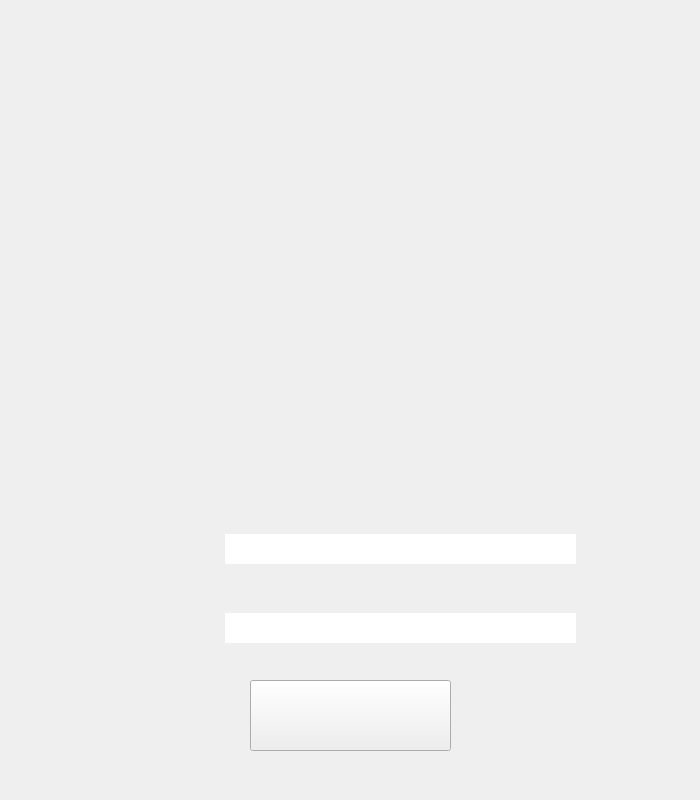
<?xml version="1.0" encoding="UTF-8"?>
<ui version="4.0">
 <class>registration</class>
 <widget class="QDialog" name="registration">
  <property name="geometry">
   <rect>
    <x>0</x>
    <y>0</y>
    <width>700</width>
    <height>800</height>
   </rect>
  </property>
  <property name="windowTitle">
   <string>Dialog</string>
  </property>
  <widget class="QLabel" name="label">
   <property name="geometry">
    <rect>
     <x>-340</x>
     <y>10</y>
     <width>1291</width>
     <height>881</height>
    </rect>
   </property>
   <property name="text">
    <string/>
   </property>
   <property name="pixmap">
    <pixmap resource="resources.qrc">:/resources/img/map.png</pixmap>
   </property>
  </widget>
  <widget class="QLineEdit" name="login">
   <property name="enabled">
    <bool>true</bool>
   </property>
   <property name="geometry">
    <rect>
     <x>225</x>
     <y>534</y>
     <width>351</width>
     <height>30</height>
    </rect>
   </property>
   <property name="font">
    <font>
     <family>Corbel</family>
     <pointsize>18</pointsize>
    </font>
   </property>
   <property name="frame">
    <bool>false</bool>
   </property>
  </widget>
  <widget class="QLineEdit" name="pass">
   <property name="geometry">
    <rect>
     <x>225</x>
     <y>613</y>
     <width>351</width>
     <height>30</height>
    </rect>
   </property>
   <property name="font">
    <font>
     <family>Corbel</family>
     <pointsize>18</pointsize>
    </font>
   </property>
   <property name="frame">
    <bool>false</bool>
   </property>
  </widget>
  <widget class="QPushButton" name="pushButton">
   <property name="geometry">
    <rect>
     <x>250</x>
     <y>680</y>
     <width>201</width>
     <height>71</height>
    </rect>
   </property>
   <property name="font">
    <font>
     <family>Lucida Console</family>
     <pointsize>20</pointsize>
    </font>
   </property>
   <property name="styleSheet">
    <string notr="true">border-image: url(:/resources/img/Group 11 (2).png);</string>
   </property>
   <property name="text">
    <string/>
   </property>
   <property name="icon">
    <iconset theme="accessories-text-editor">
     <normaloff>.</normaloff>.</iconset>
   </property>
   <property name="checkable">
    <bool>false</bool>
   </property>
   <property name="autoRepeat">
    <bool>false</bool>
   </property>
   <property name="autoExclusive">
    <bool>false</bool>
   </property>
   <property name="autoDefault">
    <bool>false</bool>
   </property>
   <property name="default">
    <bool>false</bool>
   </property>
   <property name="flat">
    <bool>false</bool>
   </property>
  </widget>
  <widget class="QLabel" name="label_19">
   <property name="geometry">
    <rect>
     <x>130</x>
     <y>510</y>
     <width>81</width>
     <height>81</height>
    </rect>
   </property>
   <property name="text">
    <string/>
   </property>
   <property name="pixmap">
    <pixmap resource="resources.qrc">:/resources/img/Group 43.png</pixmap>
   </property>
  </widget>
  <widget class="QLabel" name="label_20">
   <property name="geometry">
    <rect>
     <x>130</x>
     <y>590</y>
     <width>81</width>
     <height>81</height>
    </rect>
   </property>
   <property name="text">
    <string/>
   </property>
   <property name="pixmap">
    <pixmap resource="resources.qrc">:/resources/img/Group 39 (1).png</pixmap>
   </property>
  </widget>
  <widget class="QLabel" name="label_21">
   <property name="geometry">
    <rect>
     <x>211</x>
     <y>521</y>
     <width>508</width>
     <height>65</height>
    </rect>
   </property>
   <property name="text">
    <string/>
   </property>
   <property name="pixmap">
    <pixmap resource="resources.qrc">:/resources/img/5.png</pixmap>
   </property>
  </widget>
  <widget class="QLabel" name="label_22">
   <property name="geometry">
    <rect>
     <x>211</x>
     <y>563</y>
     <width>508</width>
     <height>136</height>
    </rect>
   </property>
   <property name="text">
    <string/>
   </property>
   <property name="pixmap">
    <pixmap resource="resources.qrc">:/resources/img/5.png</pixmap>
   </property>
  </widget>
  <widget class="QLabel" name="label_3">
   <property name="geometry">
    <rect>
     <x>180</x>
     <y>100</y>
     <width>351</width>
     <height>341</height>
    </rect>
   </property>
   <property name="text">
    <string/>
   </property>
   <property name="pixmap">
    <pixmap resource="resources.qrc">:/resources/img/bank1.png</pixmap>
   </property>
  </widget>
  <zorder>label</zorder>
  <zorder>pushButton</zorder>
  <zorder>label_19</zorder>
  <zorder>label_20</zorder>
  <zorder>label_22</zorder>
  <zorder>label_21</zorder>
  <zorder>login</zorder>
  <zorder>pass</zorder>
  <zorder>label_3</zorder>
 </widget>
 <resources>
  <include location="resources.qrc"/>
 </resources>
 <connections/>
</ui>
